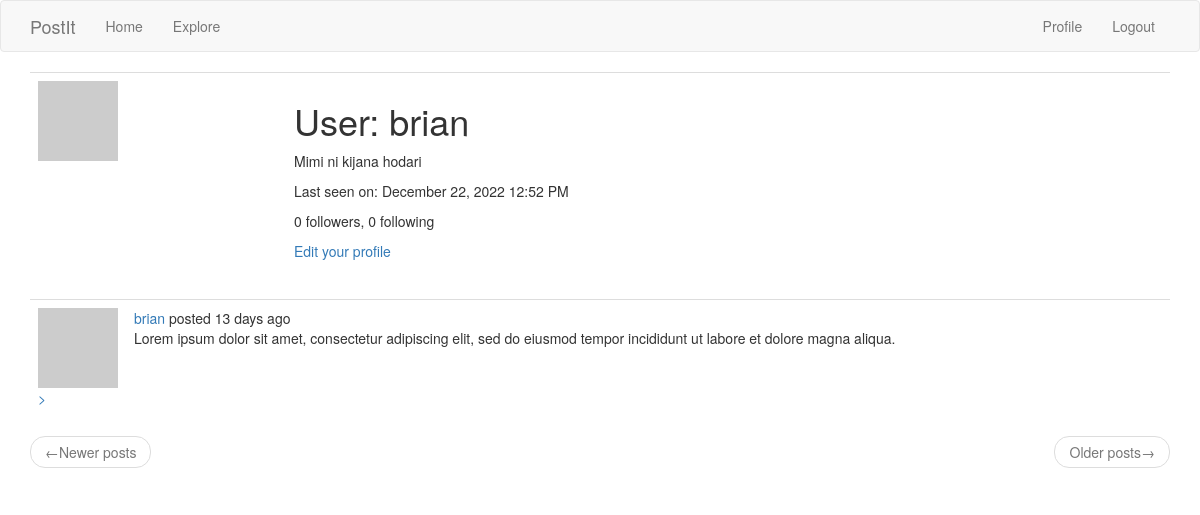
The page /user/brian (signed in) on the database as committed earlier.
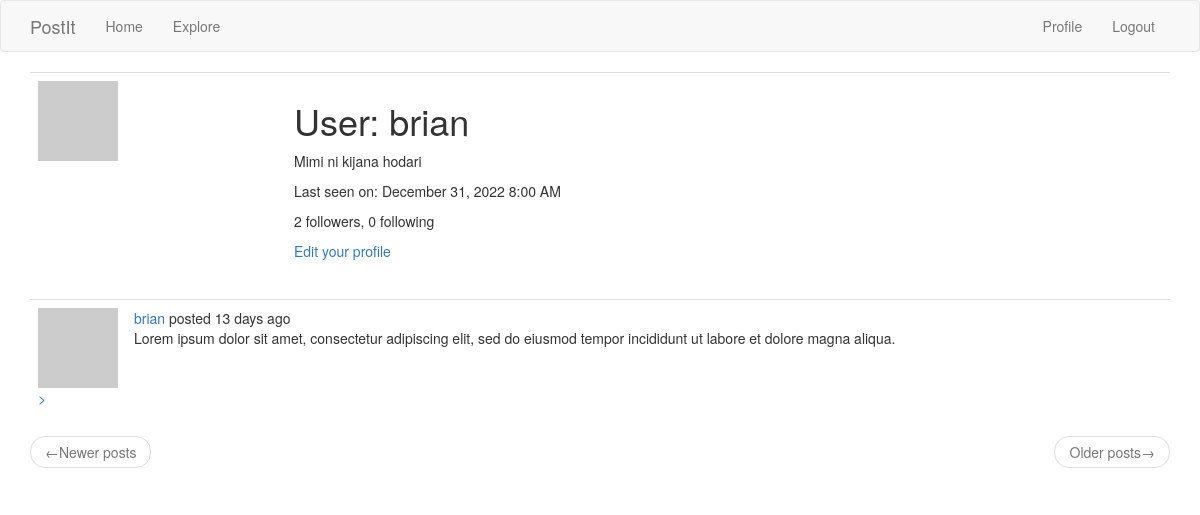
The same page on the database as committed later.
### app/models.py (models this page shows, shortened)
class User(UserMixin, db.Model):
    id = db.Column(db.Integer, primary_key=True)
    username = db.Column(db.String(64), index=True, unique=True)
    email = db.Column(db.String(120), index=True, unique=True)
    password_hash = db.Column(db.String(128))
    posts = db.relationship('Post', backref='author', lazy='dynamic')
    about_me = db.Column(db.String(140))
    last_seen = db.Column(db.DateTime, default=datetime.utcnow)
    followed = db.relationship(
        'User', secondary=followers,
        primaryjoin=(followers.c.follower_id == id),
        secondaryjoin=(followers.c.followed_id == id),
        backref=db.backref('followers', lazy='dynamic'), lazy='dynamic')
    def avatar(self, size):
        digest = md5(self.email.lower().encode('utf-8')).hexdigest()
        return 'https://www.gravatar.com/avatar/{}?d=identicon&s={}'.format(digest, size)

### app/main/routes.py (the view)
@bp.route('/user/<username>')
@login_required
def user(username):
    user = User.query.filter_by(username=username).first_or_404()
    page = request.args.get('page', 1, type=int)
    posts = user.posts.order_by(Post.timestamp.desc()).paginate(
        page=page, per_page=current_app.config['POSTS_PER_PAGE'],
        error_out=False)
    next_url = url_for('main.user', username=user.username,
                       page=posts.next_num) if posts.has_next else None
    prev_url = url_for('main.user', username=user.username,
                       page=posts.prev_num) if posts.has_prev else None
    form = EmptyForm()
    return render_template('user.html', user=user, posts=posts.items,
                           next_url=next_url, prev_url=prev_url, form=form)

### app/main/routes.py (called while the page is built)
@bp.before_app_request
def before_request():
    if current_user.is_authenticated:
        current_user.last_seen = datetime.utcnow()
        db.session.commit()
    g.locale = str(get_locale())

### app/models.py (called while the page is built)
@login.user_loader
def load_user(id):
    return User.query.get(int(id))

### app/templates/user.html (shortened to what this page needs)
{% extends "base.html" %}
{% block app_content %}
  <table class="table table-hover">
    <tr>
      <td width="256px"><img src="{{ user.avatar(256) }}"></td>
      <td>
        <h1>{{ _('User') }}: {{ user.username }}</h1>
        {% if user.about_me %}<p>{{ user.about_me }}</p>{% endif %}
        {% if user.last_seen %}
        <p>{{ _('Last seen on') }}: {{ moment(user.last_seen).format('LLL') }}</p>
        {% endif %}
        <p>{{ _('%(count)d followers', count=user.followers.count()) }},
          {{ _('%(count)d following', count=user.followed.count()) }}</p>
        {% if user == current_user %}
        <p><a href="{{ url_for('main.edit_profile') }}">{{ _('Edit your profile') }}</a></p>
        {% endif %}
      </td>
    </tr>
  </table>
  {% for post in posts %}
    {% include '_post.html' %}
  {% endfor %}
  <nav aria-label="...">
    <ul class="pager">
      <li class="previous{% if not prev_url %} disabled{% endif %}">
        <a href="{{ prev_url or '#' }}">
          <span aria-hidden="true">&larr;</span>{{ _('Newer posts') }}
        </a>
      </li>
      <li class="next{% if not next_url %} disabled{% endif %}">
        <a href="{{ next_url or '#' }}">
          {{ _('Older posts') }}<span aria-hidden="true">&rarr;</span>
        </a>
      </li>
    </ul>
  </nav>
{% endblock %}

Rows that differ between the two databases and show on the page:
changed User "brian": last_seen "December 22, 2022 12:52 PM" → "December 31, 2022 8:00 AM"
Other text that changed with them:
text no longer shown: "0 followers"
text now shown: "2 followers"
